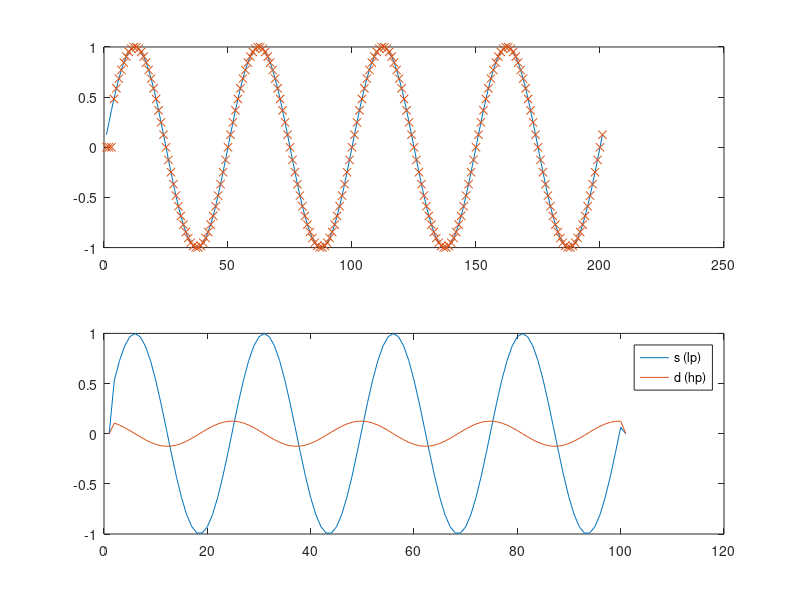

The MATLAB script that drew this image:

h0 = (1+sqrt(3))/(4*sqrt(2));
h1 = (3+sqrt(3))/(4*sqrt(2));
h2 = (3-sqrt(3))/(4*sqrt(2));
h3 = (1-sqrt(3))/(4*sqrt(2));

h = [h0 h1 h2 h3];
g = [-h3 h2 -h1 h0];

stem(h); hold on;
stem(g); hold off;

sum(g)

t = 1:201;
x = sin(2*pi*t/50);% + 1.2*cos(2*pi*t/87);

figure(1)
subplot(2,1,1)
plot(t, x)

haar = true;

s = zeros(1, 101); % lp
d = zeros(1, 101); % hp
for i = 2:100
    if haar
        s(i) = x(2*i);
        d(i) = x(2*i+1);
        d(i) = d(i) - s(i);
        s(i) = s(i) + 1/2*d(i);
    else
        d(i) = x(2*i+1) - sqrt(3)* x(2*i);
        s(i) = x(2*i) - sqrt(3)/4*d(i) + (sqrt(3)-2)/4 * d(i+1);
        d(i) = d(i) + s(i-1);
        s(i) = (sqrt(3) + 1)/sqrt(2) * s(i);
        d(i) = (sqrt(3) - 1)/sqrt(2) * d(i);
    end
end

subplot(2,1,2)
plot(s); hold on;
plot(d); hold off;
legend({'s (lp)', 'd (hp)'});

y = zeros(1, 201);

for i = 2:100
    if haar
        s(i) = s(i) - 1/2*d(i);
        d(i) = d(i) + s(i);
        y(2*i+1) = d(i);
        y(2*i) = s(i);
    else
        d(i) = (sqrt(3) + 1)/sqrt(2) * d(i);
        s(i) = (sqrt(3) - 1)/sqrt(2) * s(i);
        d(i) = d(i) - s(i-1);
        y(2*i) = s(i) - sqrt(3)/4*d(i) - (sqrt(3)-2)/4 * d(i+1);
        y(2*i+1) = d(i) + sqrt(3)* x(2*i);
    end
end

subplot(2,1,1)
hold on;
plot(t, y, 'x'); hold off;
